Frame 1 (no input): blank canvas, image omitted
Frame 60 (the mouse pressed at the canvas centre just before this capture): blank canvas, image omitted
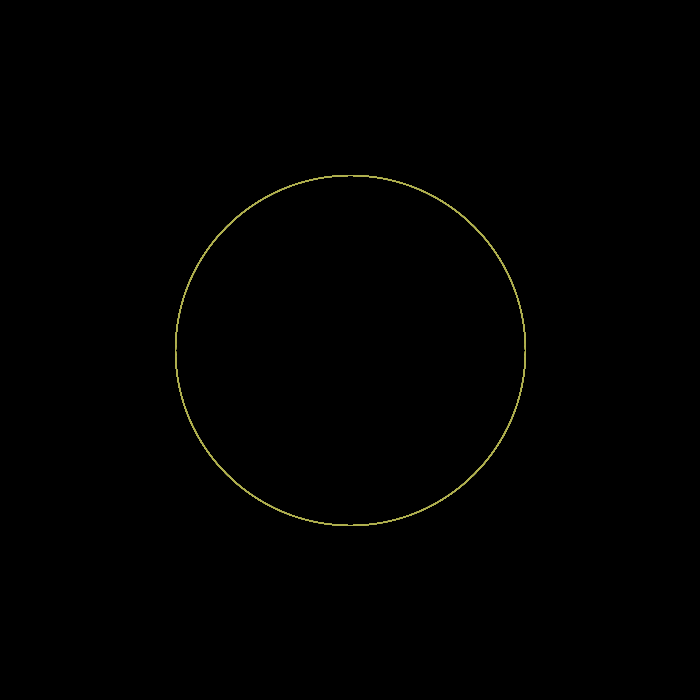
Frame 120 (the mouse held since frame 60 and released just before this capture)

The Processing sketch whose frames 1 and 60 were blank and that drew this single picture after the mouse press (run headless with seeded random() and noise(); from frame 60 on, the mouse is pressed at the canvas centre):

// Processing sketch: processing_55033
// ── processing_55033.pde

void setup() {
  size(700,700);
  background(0);
}
 
void draw() {
  smooth();
  noFill();
  strokeWeight(1);
  stroke(mouseX/2,mouseY/2,80,180);
  ellipse(mouseX,mouseY,mouseY,mouseX);
}
 
void mousePressed() {
   background(mouseX/2,mouseY/2,50,100);
}
 
void keyPressed() {
  background(0);
}
